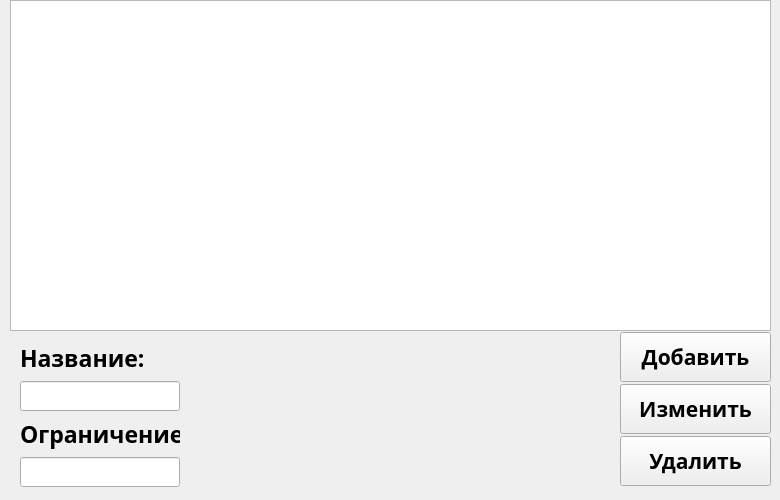
    <widget class="QWidget" name="categorysTab">
     <attribute name="title">
      <string>Категории</string>
     </attribute>
     <widget class="QTableWidget" name="categorysTableWidget">
      <property name="geometry">
       <rect>
        <x>10</x>
        <y>0</y>
        <width>761</width>
        <height>331</height>
       </rect>
      </property>
      <property name="font">
       <font>
        <family>Avenir</family>
       </font>
      </property>
     </widget>
     <widget class="QWidget" name="verticalLayoutWidget_5">
      <property name="geometry">
       <rect>
        <x>620</x>
        <y>330</y>
        <width>151</width>
        <height>161</height>
       </rect>
      </property>
      <layout class="QVBoxLayout" name="verticalLayout_6">
       <property name="spacing">
        <number>0</number>
       </property>
       <item>
        <widget class="QPushButton" name="categorysAddButton">
         <property name="minimumSize">
          <size>
           <width>0</width>
           <height>50</height>
          </size>
         </property>
         <property name="font">
          <font>
           <family>Avenir</family>
           <pointsize>16</pointsize>
           <weight>75</weight>
           <bold>true</bold>
          </font>
         </property>
         <property name="text">
          <string>Добавить</string>
         </property>
        </widget>
       </item>
       <item>
        <widget class="QPushButton" name="categorysEditButton">
         <property name="minimumSize">
          <size>
           <width>0</width>
           <height>50</height>
          </size>
         </property>
         <property name="font">
          <font>
           <family>Avenir</family>
           <pointsize>16</pointsize>
           <weight>75</weight>
           <bold>true</bold>
          </font>
         </property>
         <property name="text">
          <string>Изменить</string>
         </property>
        </widget>
       </item>
       <item>
        <widget class="QPushButton" name="categorysDeleteButton">
         <property name="minimumSize">
          <size>
           <width>0</width>
           <height>50</height>
          </size>
         </property>
         <property name="font">
          <font>
           <family>Avenir</family>
           <pointsize>16</pointsize>
           <weight>75</weight>
           <bold>true</bold>
          </font>
         </property>
         <property name="text">
          <string>Удалить</string>
         </property>
        </widget>
       </item>
      </layout>
     </widget>
     <widget class="QWidget" name="verticalLayoutWidget_12">
      <property name="geometry">
       <rect>
        <x>20</x>
        <y>340</y>
        <width>160</width>
        <height>147</height>
       </rect>
      </property>
      <layout class="QVBoxLayout" name="verticalLayout_12">
       <item>
        <widget class="QLabel" name="label_7">
         <property name="font">
          <font>
           <family>Avenir</family>
           <pointsize>17</pointsize>
           <weight>75</weight>
           <bold>true</bold>
          </font>
         </property>
         <property name="text">
          <string>Название:</string>
         </property>
        </widget>
       </item>
       <item>
        <widget class="QLineEdit" name="categoryNameLineEdit">
         <property name="minimumSize">
          <size>
           <width>0</width>
           <height>30</height>
          </size>
         </property>
        </widget>
       </item>
       <item>
        <widget class="QLabel" name="label_8">
         <property name="font">
          <font>
           <family>Avenir</family>
           <pointsize>17</pointsize>
           <weight>75</weight>
           <bold>true</bold>
          </font>
         </property>
         <property name="text">
          <string>Ограничение:</string>
         </property>
        </widget>
       </item>
       <item>
        <widget class="QLineEdit" name="categoryAgeLimitLineEdit">
         <property name="minimumSize">
          <size>
           <width>0</width>
           <height>30</height>
          </size>
         </property>
        </widget>
       </item>
      </layout>
     </widget>
    </widget>
